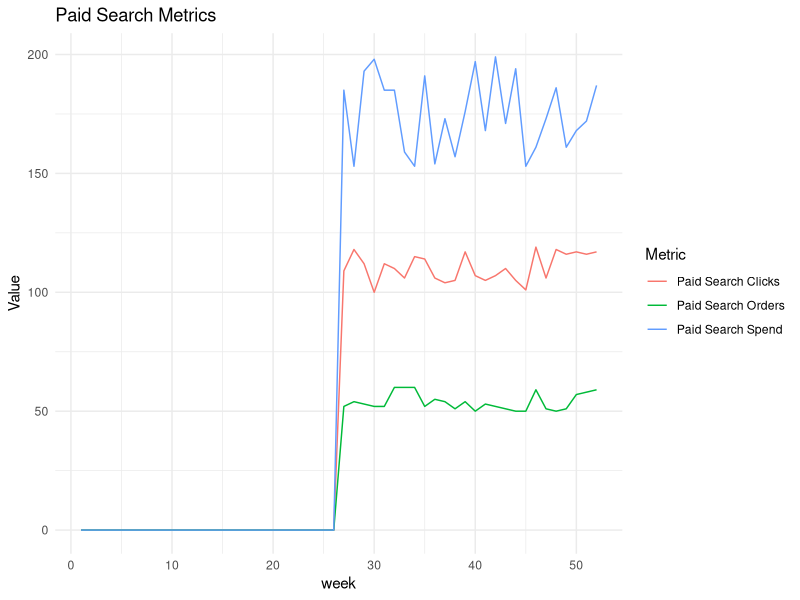
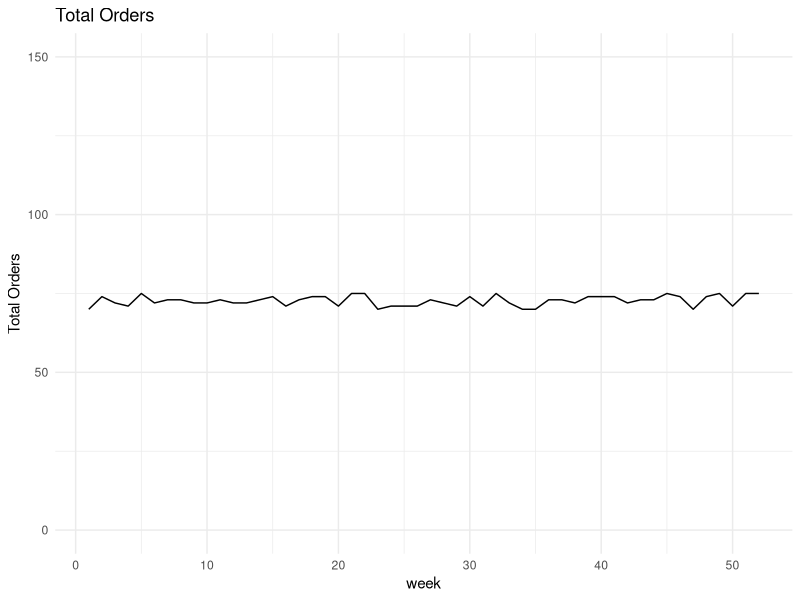
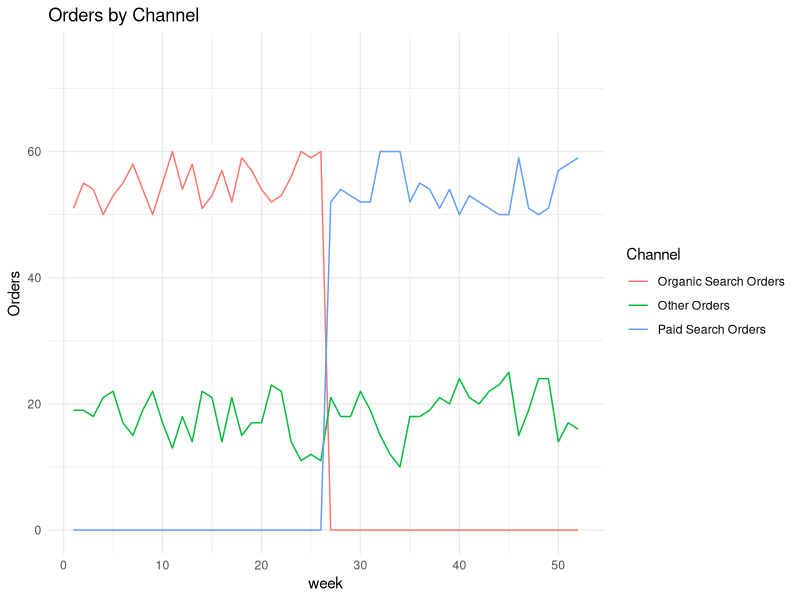

These charts were generated, in order, by the following R code:
library(tidyverse)

#### Paid search

spend <-  c(rep(0,26), sample(150:200, 26, replace = TRUE))
clicks <- c(rep(0,26), sample(100:120, 26, replace = TRUE))
paid_search_orders <- c(rep(0,26), sample(50:60, 26, replace = TRUE))

df_paid_search <- data.frame(
  week = seq(1:52),
  spend = spend,
  clicks = clicks,
  paid_search_orders = paid_search_orders
) %>%
  rename(`Paid Search Orders`=paid_search_orders, `Paid Search Clicks`=clicks, `Paid Search Spend` = spend) %>%
  pivot_longer(cols = !week, names_to = "Metric", values_to = "Value")


ggplot(data = df_paid_search, aes(x = week, y = Value, color = Metric)) + 
  geom_line() +
  theme_minimal() + ggtitle("Paid Search Metrics")

write.csv(df_paid_search,"paid_search_metrics.csv")

#### ORDERS

total_orders <- sample(70:75, 52, replace = TRUE)

df_orders <- data.frame(
  week = seq(1:52),
  total_orders = total_orders
) %>% rename(`Total Orders` = total_orders)

ggplot(data = df_orders, aes(x = week, y = `Total Orders`)) + scale_y_continuous(limits=c(0,150)) +
  geom_line() +
  theme_minimal() + ggtitle("Total Orders")

write.csv(df_orders,"orders.csv")

#### ORDERS BY CHANNEL
organic_orders <-  c(sample(50:60, 26, replace = TRUE),rep(0,26))
other_orders <- total_orders - organic_orders - paid_search_orders #subtract remaining

df_orders_by_channel <- data.frame(
  week = seq(1:52),
  organic_orders = organic_orders,
  paid_search_orders = paid_search_orders,
  other_orders = other_orders
) %>% 
  rename(`Organic Search Orders`=organic_orders, `Paid Search Orders`=paid_search_orders, `Other Orders`=other_orders) %>%
 pivot_longer(cols = !week, names_to = "Channel", values_to = "Orders")

ggplot(data = df_orders_by_channel, aes(x = week, y = Orders, color = Channel)) + scale_y_continuous(limits=c(0,75)) +
  geom_line() +
  theme_minimal() + ggtitle("Orders by Channel")

write.csv(df_orders,"orders_by_channel.csv")

